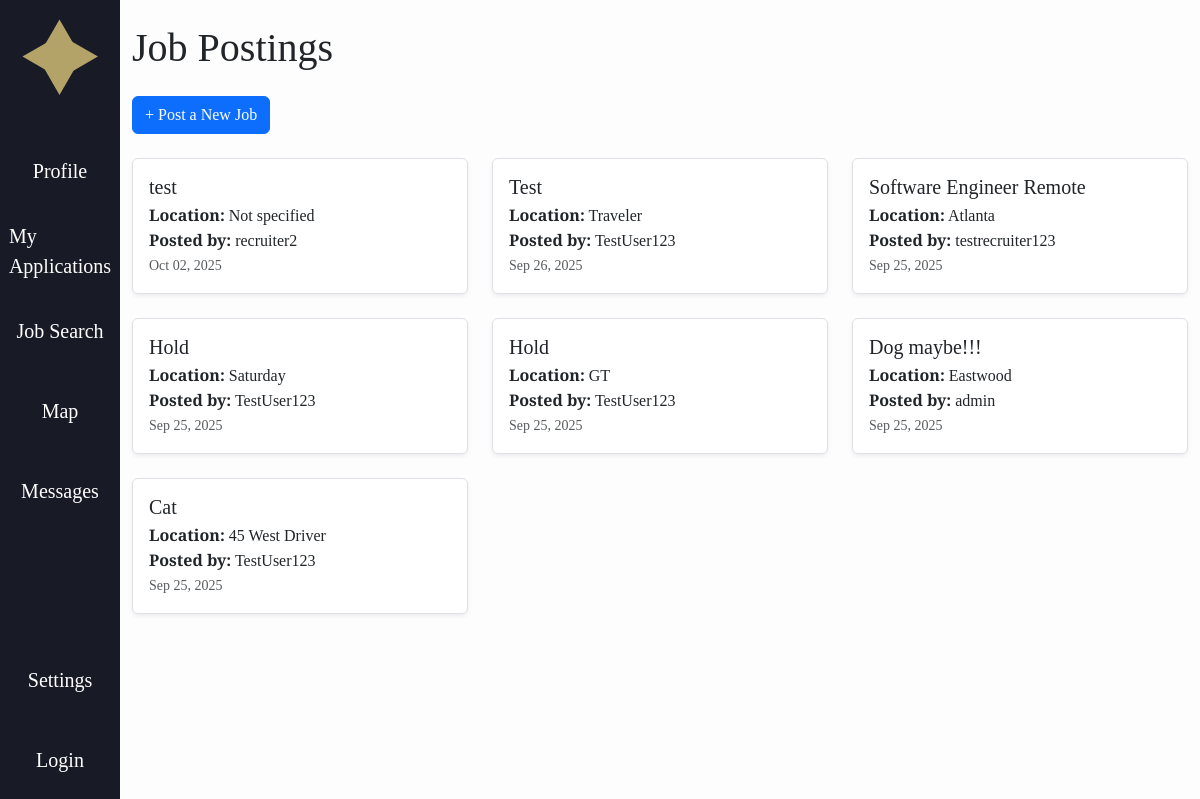
Page /manageposts/ on the committed database.
### jobs/models.py (models this page shows, shortened)
class JobPosting(models.Model):
    REMOTE_CHOICES = [
        ("remote", "Remote"),
        ("onsite", "On-site"),
        ("hybrid", "Hybrid"),
    ]
    VISA_CHOICES = [
        ("yes", "Yes"),
        ("no", "No"),
    ]
    title = models.CharField(max_length=200)
    skills = models.TextField(
        help_text="List required skills, separated by commas",
        default=""
    )
    location = models.CharField(max_length=100, default="Not specified")
    min_salary = models.IntegerField(default=0, help_text="Minimum annual salary (USD)")
    max_salary = models.IntegerField(default=0, help_text="Maximum annual salary (USD)")
    remote_or_onsite = models.CharField(
        max_length=20,
        choices=REMOTE_CHOICES,
        default="onsite"
    )
    visa_sponsorship = models.CharField(
        max_length=3,
        choices=VISA_CHOICES,
        default="no"
    )
    posted_by = models.ForeignKey(User, on_delete=models.CASCADE)
    date_posted = models.DateTimeField(auto_now_add=True)

### accounts/models.py (models this page shows, shortened)
class CustomUser(AbstractUser):
    ROLE_CHOICES = (
        ("recruiter", "Recruiter"),
        ("user", "User"),
    )
    role = models.CharField(max_length=20, choices=ROLE_CHOICES, default="user")
    fname = models.CharField(max_length=30, blank=True, default='')
    lname = models.CharField(max_length=30, blank=True, default='')
    headline = models.CharField(max_length=255, blank=True, default='')
    skills = models.TextField(blank=True, default='')
    education = models.TextField(blank=True, default='')
    work_experience = models.TextField(blank=True, default='')
    location = models.CharField(max_length=255, blank=True, default='')
    links = models.TextField(blank=True, default='')
    show_headline = models.BooleanField(default=True)
    show_skills = models.BooleanField(default=True)
    show_education = models.BooleanField(default=True)
    show_work_experience = models.BooleanField(default=True)
    show_location = models.BooleanField(default=True)
    show_links = models.BooleanField(default=True)

### Ahome/views.py (the view)
# urls.py: path('manageposts/', views.manageposts, name='Ahome.manageposts'),
def manageposts(request):
    jobs = JobPosting.objects.all().order_by('-date_posted')
    return render(request, 'Ahome/manageposts.html', {'jobs': jobs})

### jobble/context_processors.py (called while the page is built, shortened)
def user_template(request):
    return {"base_template": "base.html"}           # default for anonymous users

### Ahome/templates/Ahome/manageposts.html (shortened to what this page needs)
{% extends base_template %}
{% load static %}
{% block content %}
<div class="container py-4">
	<h1 class="mb-4">Job Postings</h1>
	<div class="mb-4">
		<a href="{% url 'create_job' %}" class="btn btn-primary">+ Post a New Job</a>
	</div>
	<div class="row">
		{% for job in jobs %}
		<div class="col-md-6 col-lg-4 mb-4">
			<div class="card shadow-sm h-100">
				<div class="card-body">
					<h5 class="card-title">{{ job.title }}</h5>
					<p class="card-text">
						<strong>Location:</strong> {{ job.location }}<br>
						<strong>Posted by:</strong> {{ job.posted_by.username }}<br>
						<small class="text-muted">{{ job.date_posted|date:"M d, Y" }}</small>
					</p>
				</div>
			</div>
		</div>
		{% empty %}
		<p>No job postings yet. Be the first to <a href="{% url 'create_job' %}">post one</a>!</p>
		{% endfor %}
	</div>
</div>
{% endblock content %}

### jobble/static/css/style.css (style rules this page uses)
* { font-family: "DM Serif Text", serif; font-weight: 400; font-style: normal; }
body { overflow-x: hidden; }
h1 { font-size: 36px; }
.card { border: 1.5px solid #dee2e6 !important; }

### rows in the picture
JobPosting: title "test", location "Not specified", posted_by.username "recruiter2", date_posted "Oct 02, 2025"
JobPosting: title "Test", location "Traveler", posted_by.username "TestUser123", date_posted "Sep 26, 2025"
JobPosting: title "Software Engineer Remote", location "Atlanta", posted_by.username "testrecruiter123", date_posted "Sep 25, 2025"
JobPosting: title "Hold", location "Saturday", posted_by.username "TestUser123", date_posted "Sep 25, 2025"
JobPosting: title "Hold", location "GT", posted_by.username "TestUser123", date_posted "Sep 25, 2025"
JobPosting: title "Dog maybe!!!", location "Eastwood", posted_by.username "admin", date_posted "Sep 25, 2025"
JobPosting: title "Cat", location "45 West Driver", posted_by.username "TestUser123", date_posted "Sep 25, 2025"
